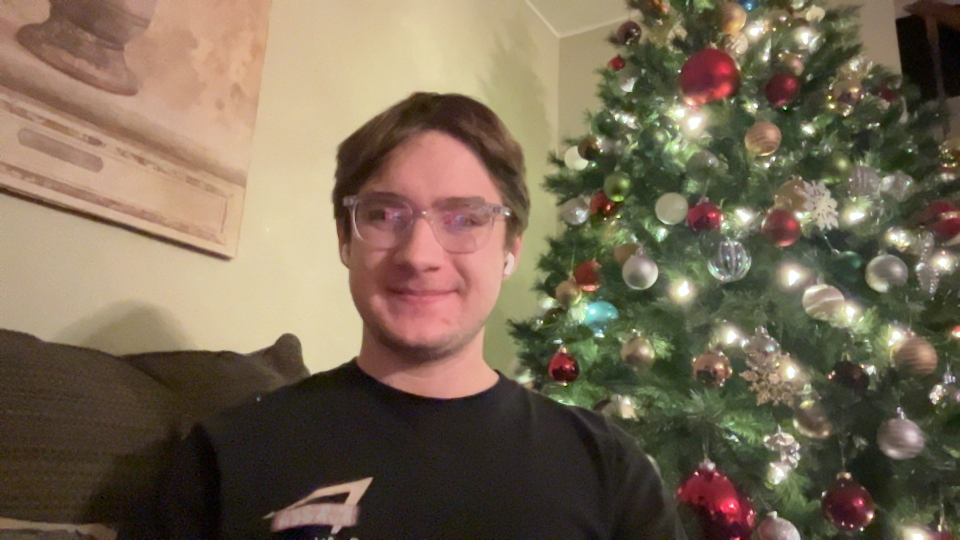
#> input picture sample.jpg, 1920 x 1080 px (shown at 1/2 size)
$ python -i filters.py   (imports and definitions only)
#> lines starting #> are read from the running program, lines starting #| are printed output that depends on the picture; after the words box and inside, x2 and y2 are one past the last pixel; in counts of white or black regions, pixels touching at a corner belong together
#> further down, picture is the input picture: shape (1080, 1920, 3); mean B, G, R 84.4, 104.9, 119.7
import cv2
import numpy as np
import pandas as pd
from scipy.spatial import KDTree


# 2. Pencil Sketch Effect
# [6 lines left out: function pencil_sketch, not called in this run]


def super_neon_glow_with_gradient(image):
    gray = cv2.cvtColor(image, cv2.COLOR_BGR2GRAY)
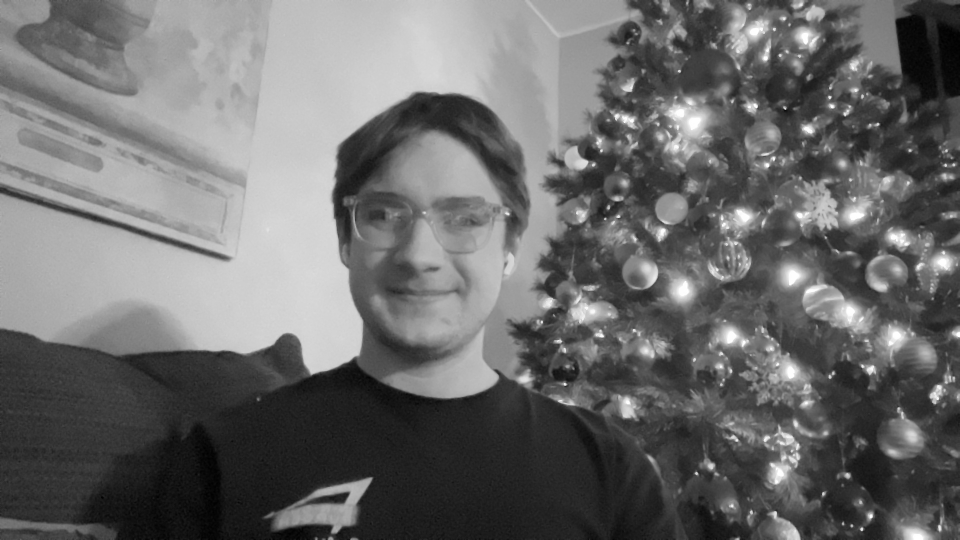
#> gray: shape (1080, 1920) (shown at 1/2 size); min 0, max 255, mean 107
    edges = cv2.Canny(gray, 100, 200)
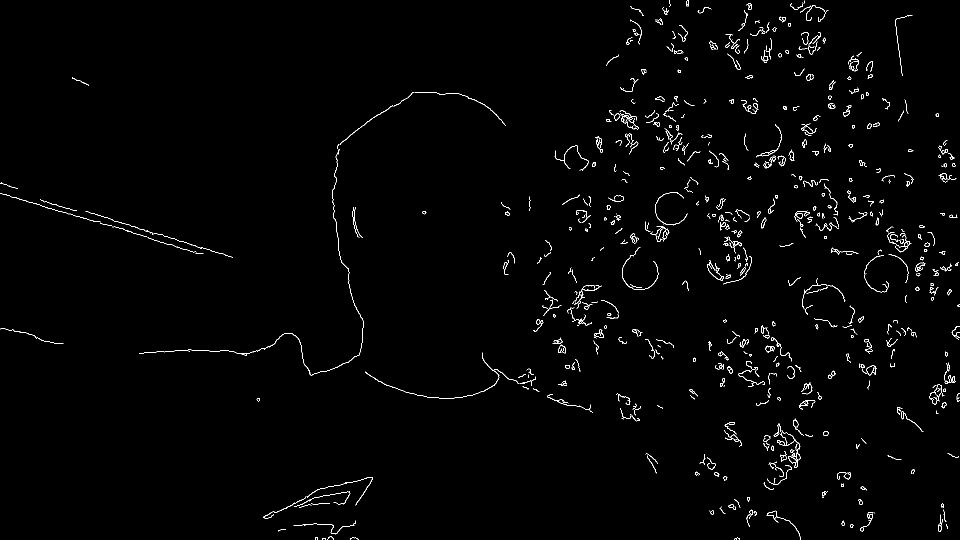
#> edges: shape (1080, 1920) (shown at 1/2 size); 1.2% white in thin lines or dots

    # Reduce the thickness of the edges for fine lines
    edges_dilated = cv2.dilate(edges, np.ones((3, 3), np.uint8), iterations=1)
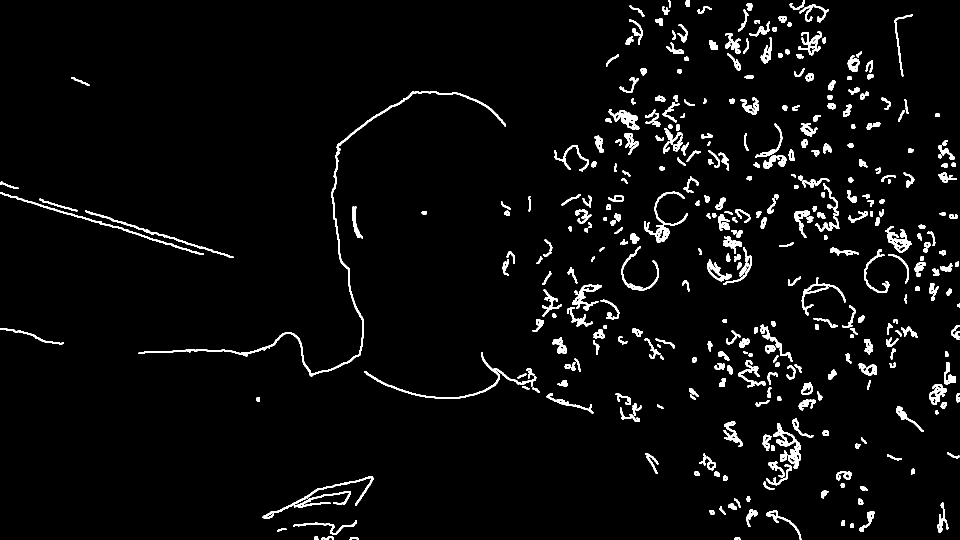
#> edges_dilated: shape (1080, 1920) (shown at 1/2 size); 3.9% white; 377 white regions, largest, box (x1, y1, x2, y2) and area: (277, 183, 1012, 753) 5017, (729, 704, 1073, 798) 1737, (0, 385, 408, 509) 1519

    # Create a gradient of colors
    height, width = edges.shape
#> height = 1080; width = 1920
    gradient_colors = np.zeros((height, width, 3), dtype=np.float32)

    # Define gradient colors (HSV for smooth transitions)
    hsv_start = np.array([0, 255, 255])  # Red (HSV)
    hsv_end = np.array([120, 255, 255])  # Green (HSV)

    for y in range(height):
        ratio = y / height  # Vertical gradient
        hsv_color = hsv_start * (1 - ratio) + hsv_end * ratio
        rgb_color = cv2.cvtColor(np.uint8([[hsv_color]]), cv2.COLOR_HSV2BGR)[0][0]
        gradient_colors[y, :] = rgb_color
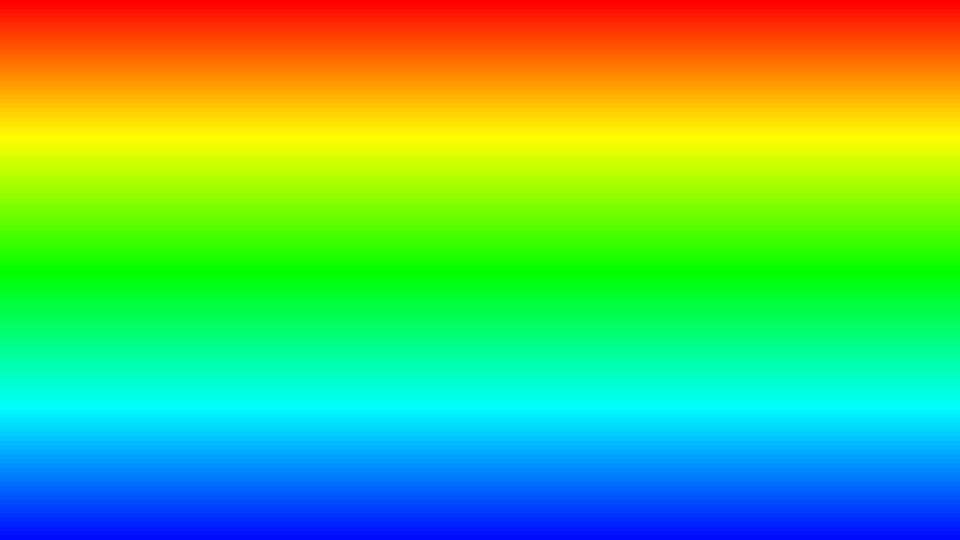
#> gradient_colors: shape (1080, 1920, 3) float32 (shown at 1/2 size); mean of channels 0, 1, 2 94.9, 191.7, 96.8; drawn as B, G, R

    # Apply the gradient to the edges
    colored_edges = np.zeros_like(image, dtype=np.float32)
    for c in range(3):  # RGB channels
        colored_edges[:, :, c] = edges_dilated * gradient_colors[:, :, c] / 255
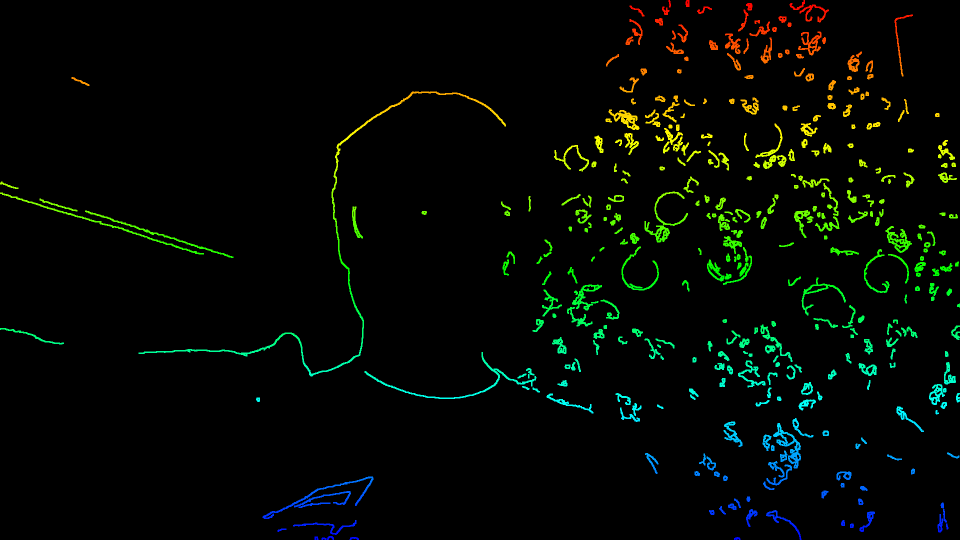
#> colored_edges: shape (1080, 1920, 3) float32 (shown at 1/2 size); mean of channels 0, 1, 2 3.1, 8.2, 3.7; drawn as B, G, R

    # Add glow to the gradient lines
    glow = np.zeros_like(image, dtype=np.float32)
    for i in range(1, 6):  # Increase blur size for multi-layer glow
        blur_amount = i * 5
        if blur_amount % 2 == 0:
            blur_amount += 1
        blurred_layer = cv2.GaussianBlur(
            colored_edges, (blur_amount, blur_amount), sigmaX=0
        )
        glow += blurred_layer * (0.5 / i)  # Reduce intensity for further layers

    # Combine glow and original image
    final_glow = cv2.addWeighted(image.astype(np.float32), 0.5, glow, 0.8, 0)
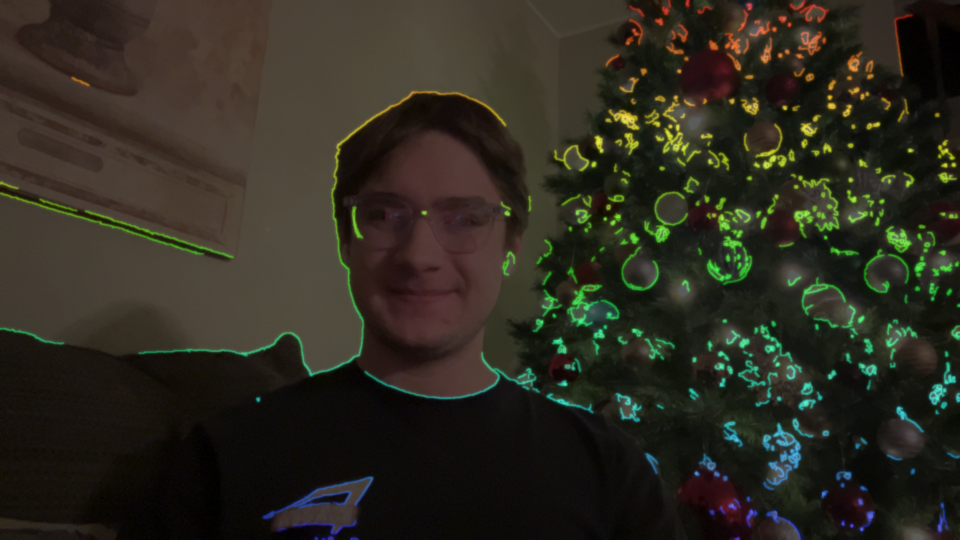
#> final_glow: shape (1080, 1920, 3) float32 (shown at 1/2 size); mean B, G, R 45.1, 60, 63.2; drawn with min black and max white

    # Ensure pixel values are within [0, 255]
    final_glow = np.clip(final_glow, 0, 255).astype(np.uint8)
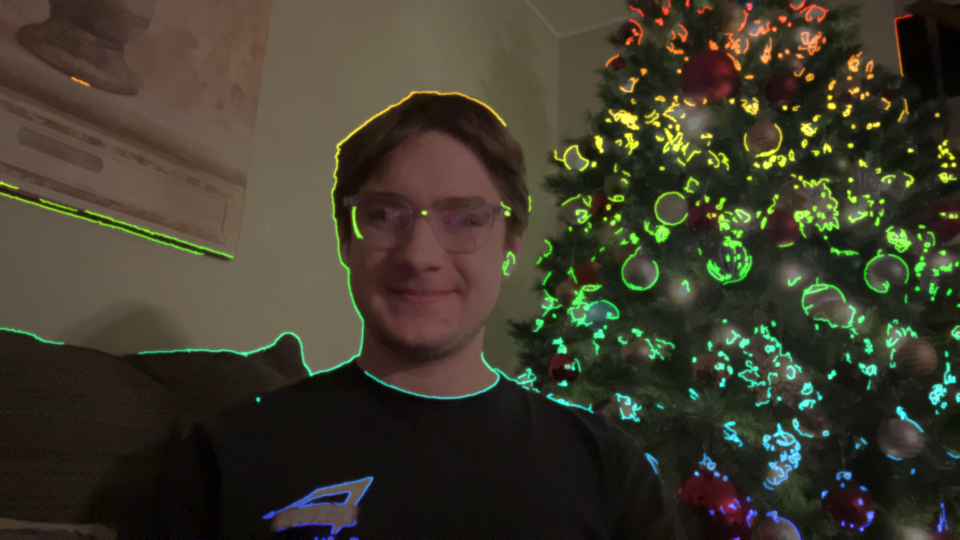
#> final_glow: shape (1080, 1920, 3) (shown at 1/2 size); mean B, G, R 44.8, 59.5, 62.9
    return final_glow


# Minecraft


# [97 lines left out: functions load_block_data, find_closest_texture, pixelated_image, pixelated_minecraft_mosaic, not called in this run]

>>> import cv2
>>> picture = cv2.imread('sample.jpg')
>>> result = super_neon_glow_with_gradient(picture)
